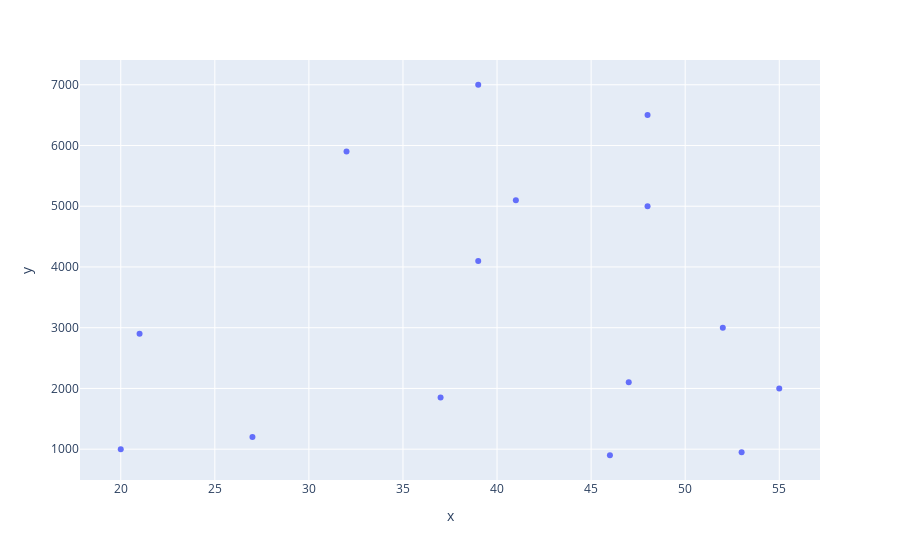

The notebook cell this image was saved under:
### Code cell
x=[20,  27,  21,  37,  46, 53, 55,  47,  52,  32,  39,  41,  39,  48,  48]  
y=[1000,1200,2900,1850,900,950,2000,2100,3000,5900,4100,5100,7000,5000,6500]

grafico = px.scatter(x = x, y = y)
grafico.show()

### Figure 1 — Plotly figure (JSON) as saved in the notebook; plotly's stock layout.template omitted (floating-point values rounded to 4 significant figures)
{"data": [{"hovertemplate": "x=%{x}<br>y=%{y}<extra></extra>", "legendgroup": "", "marker": {"color": "#636efa", "symbol": "circle"}, "mode": "markers", "name": "", "orientation": "v", "showlegend": false, "type": "scatter", "x": [20, 27, 21, 37, 46, 53, 55, 47, 52, 32, 39, 41, 39, 48, 48], "xaxis": "x", "y": [1000, 1200, 2900, 1850, 900, 950, 2000, 2100, 3000, 5900, 4100, 5100, 7000, 5000, 6500], "yaxis": "y"}], "layout": {"legend": {"tracegroupgap": 0}, "margin": {"t": 60}, "xaxis": {"anchor": "y", "domain": [0, 1], "title": {"text": "x"}}, "yaxis": {"anchor": "x", "domain": [0, 1], "title": {"text": "y"}}}}
